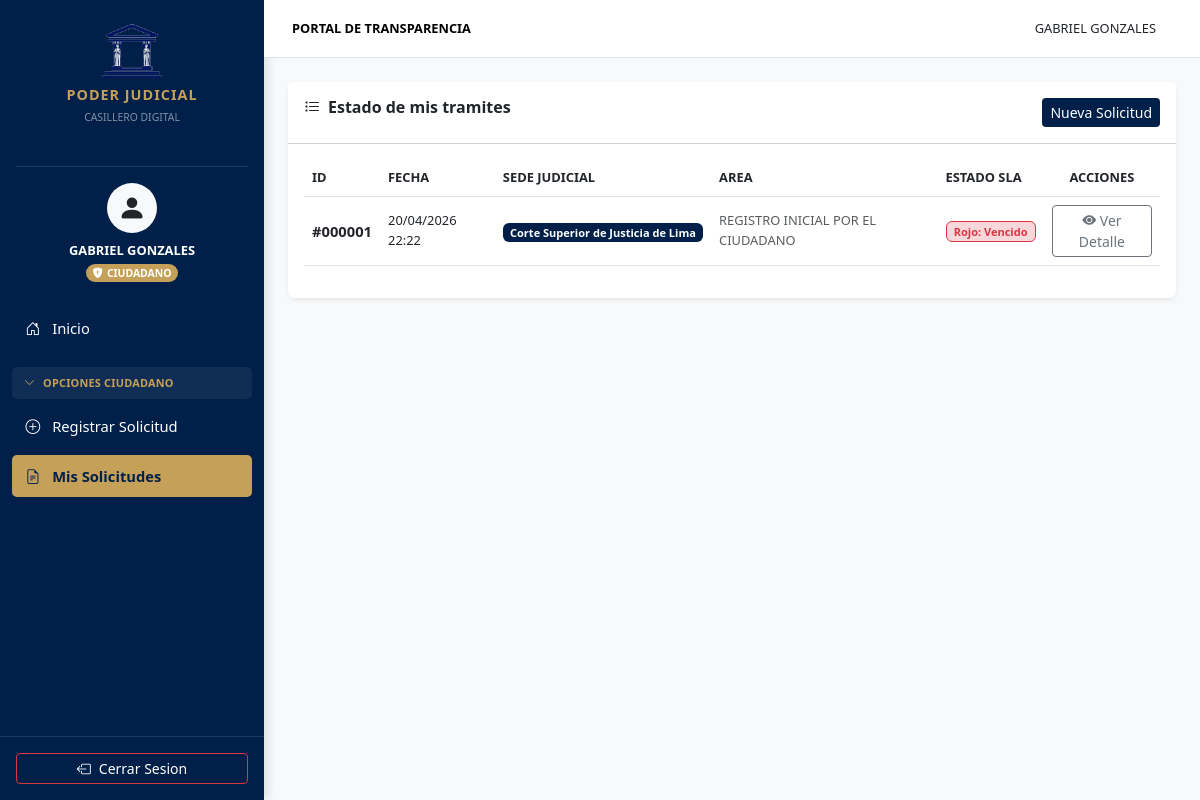
The page /solicitudes (signed in) on the database its author committed.
### tables this page shows
CREATE TABLE `solicitudes` (
  `c_solicitud` bigint(20) NOT NULL,
  `c_usuario` bigint(20) DEFAULT NULL,
  `c_tipo_via` char(2) DEFAULT NULL,
  `c_tipo_zona` char(2) DEFAULT NULL,
  `c_departamento` char(2) DEFAULT NULL,
  `c_provincia` char(4) DEFAULT NULL,
  `c_distrito` char(6) DEFAULT NULL,
  `f_registro` datetime(6) DEFAULT current_timestamp(6),
  `x_via_otro` varchar(50) DEFAULT NULL,
  `x_nombre_via` varchar(100) DEFAULT NULL,
  `x_zona_otro` varchar(50) DEFAULT NULL,
  `x_referencia` varchar(100) DEFAULT NULL,
  `x_telefono` varchar(7) DEFAULT NULL,
  `x_celular` varchar(9) DEFAULT NULL,
  `x_sustentacion` text NOT NULL,
  `n_tiempo_atencion` int(11) DEFAULT 10,
  `n_tiempo_prorroga` int(11) DEFAULT 0,
  `l_estado` char(1) DEFAULT 'S',
  `c_aud` int(11) DEFAULT NULL,
  `f_aud` datetime(6) DEFAULT current_timestamp(6),
  `b_aud` char(1) NOT NULL,
  `c_aud_uid` varchar(30) DEFAULT NULL,
  `c_aud_uidred` varchar(30) DEFAULT NULL,
  `c_aud_pc` varchar(30) DEFAULT NULL,
  `n_aud_ip` varchar(15) DEFAULT NULL,
  `c_aud_mcaddr` varchar(17) DEFAULT NULL
);

### app/Core/Controller.php (called while the page is built, shortened)
<?php
class Controller
{
    protected function view(string $view, array $data = []): void
    {
        extract($data, EXTR_SKIP);
        require dirname(__DIR__, 2) . '/resources/views/' . str_replace('.', '/', $view) . '.php';
    }
}

### app/Controllers/SolicitudController.php (called while the page is built, shortened)
<?php
class SolicitudController extends Controller
{
    public function index(): void
    {
        $perfil = $_SESSION['id_perfil'] ?? '';
        $this->view('solicitudes.index', [
            'solicitudes' => $this->canViewAllRequests($perfil)
                ? Solicitud::todas()
                : Solicitud::todasPorUsuario((int) $_SESSION['id_usuario']),
        ]);
    }
    private function canViewAllRequests(string $perfil): bool
    {
        return in_array($perfil, ['02', '03', '04', '05', '06', '07', '08', '09', '10'], true);
    }
}

### app/Core/Router.php (called while the page is built, shortened)
<?php
class Router
{
    private array $routes = [];
    public function get(string $uri, array $action): void
    {
        $this->routes['GET'][$uri] = $action;
    }
    public function post(string $uri, array $action): void
    {
        $this->routes['POST'][$uri] = $action;
    }
    public function dispatch(string $method, string $uri): void
    {
        $uri = parse_url($uri, PHP_URL_PATH) ?: '/';
        $uri = rtrim($uri, '/') ?: '/';
        $action = $this->routes[$method][$uri] ?? null;
        [$controller, $methodName] = $action;
        (new $controller())->$methodName();
    }
}

### public/index.php (called while the page is built, shortened)
<?php
require dirname(__DIR__) . '/app/Core/helpers.php';
spl_autoload_register(function (string $class): void {
    $prefix = 'App\\';
    $baseDir = dirname(__DIR__) . '/app/';
    $relativeClass = substr($class, strlen($prefix));
    $file = $baseDir . str_replace('\\', '/', $relativeClass) . '.php';
});
$router = require dirname(__DIR__) . '/routes/web.php';
$router->dispatch($_SERVER['REQUEST_METHOD'], $_SERVER['REQUEST_URI']);

### app/Core/helpers.php (called while the page is built, shortened)
<?php
function url(string $path): string
{
    return base_url($path);
}
function base_url(string $path = ''): string
{
    $base = dirname($_SERVER['SCRIPT_NAME'] ?? '');
    $base = str_replace('\\', '/', $base);
    $base = $base === '/' ? '' : rtrim($base, '/');
    return $base . '/' . ltrim($path, '/');
}
function e(?string $value): string
{
    return htmlspecialchars($value ?? '', ENT_QUOTES, 'UTF-8');
}
function calcularSLA(string $fechaInicio, int $diasLey, int $diasProrroga): array
{
    $plazoTotal = $diasLey + $diasProrroga;
    $fechaActual = new DateTime();
    $fechaRegistro = new DateTime($fechaInicio);
    $diasPasados = $fechaRegistro->diff($fechaActual)->days;
    $diasRestantes = $plazoTotal - $diasPasados;
    return ['color' => 'danger', 'texto' => 'Rojo: Vencido', 'vencido' => true];
}

### config/database.php (called while the page is built)
<?php
return [
    'driver' => getenv('DB_CONNECTION') ?: 'mysql',
    'host' => getenv('DB_HOST') ?: 'localhost',
    'port' => getenv('DB_PORT') ?: '3306',
    'database' => getenv('DB_DATABASE') ?: 'casillatransparencia',
    'username' => getenv('DB_USERNAME') ?: 'root',
    'password' => getenv('DB_PASSWORD') ?: '',
];

### app/Core/Database.php (called while the page is built, shortened)
<?php
class Database
{
    private static ?PDO $connection = null;
    public static function connection(): PDO
    {
        $config = require dirname(__DIR__, 2) . '/config/database.php';
        $dsn = "{$config['driver']}:host={$config['host']};port={$config['port']};dbname={$config['database']}";
        if ($config['driver'] === 'mysql') {
            $dsn .= ';charset=utf8mb4';
        }
        try {
            self::$connection = new PDO($dsn, $config['username'], $config['password'], [
                PDO::ATTR_ERRMODE => PDO::ERRMODE_EXCEPTION,
                PDO::ATTR_DEFAULT_FETCH_MODE => PDO::FETCH_ASSOC,
            ]);
        } catch (PDOException $exception) {
            die('Error de conexion: ' . $exception->getMessage());
        }
        return self::$connection;
    }
}

### app/Models/Solicitud.php (called while the page is built, shortened)
<?php
class Solicitud
{
    public static function todasPorUsuario(int $userId): array
    {
        $sql = "SELECT s.c_solicitud, s.f_registro, c.x_corte, e.x_tipo_solicitud_estado,
                       e.c_tipo_solicitud_estado, sub.x_observacion AS area_actual,
                       s.n_tiempo_atencion, s.n_tiempo_prorroga
                FROM solicitudes s
                INNER JOIN solicitudes_ubicaciones sub ON sub.c_solicitud_ubicacion = (
                    SELECT MAX(sub2.c_solicitud_ubicacion)
                    FROM solicitudes_ubicaciones sub2
                    WHERE sub2.c_solicitud = s.c_solicitud AND sub2.l_estado = 'S'
                )
                INNER JOIN cortes_nacionales c ON sub.c_corte = c.c_corte
                INNER JOIN tipos_solicitud_estados e ON sub.c_tipo_solicitud_estado = e.c_tipo_solicitud_estado
                WHERE s.c_usuario = :user_id AND s.l_estado = 'S'
                ORDER BY s.f_registro DESC";
        $stmt = Database::connection()->prepare($sql);
        $stmt->execute(['user_id' => $userId]);
        return $stmt->fetchAll();
    }
}

### resources/views/solicitudes/index.php (the view, shortened to what this page needs)
<div class="container-fluid p-4">
    <div class="card border-0 shadow-sm">
        <div class="card-header bg-white py-3 d-flex justify-content-between">
            <h6 class="mb-0 fw-bold text-pj-blue"><i class="bi bi-list-task me-2"></i>Estado de mis tramites</h6>
            <a href="<?= url('/solicitudes/crear') ?>" class="btn btn-sm btn-pj-blue">Nueva Solicitud</a>
        </div>
        <div class="card-body">
            <div class="table-responsive">
                <table class="table table-hover align-middle">
                    <thead class="bg-light"><tr class="small text-uppercase"><th>ID</th><th>Fecha</th><th>Sede Judicial</th><th>Area</th><th>Estado SLA</th><th class="text-center">Acciones</th></tr></thead>
                    <tbody>
                    <?php foreach ($solicitudes as $row): $sla = calcularSLA($row['f_registro'], (int) $row['n_tiempo_atencion'], (int) $row['n_tiempo_prorroga']); ?>
                        <tr>
                            <td class="fw-bold">#<?= str_pad($row['c_solicitud'], 6, '0', STR_PAD_LEFT) ?></td>
                            <td class="small"><?= date('d/m/Y H:i', strtotime($row['f_registro'])) ?></td>
                            <td><span class="badge bg-pj-blue"><?= e($row['x_corte']) ?></span></td>
                            <td class="small text-muted"><?= e($row['area_actual']) ?></td>
                            <td><span class="badge bg-<?= $sla['color'] ?>-subtle text-<?= $sla['color'] ?> border border-<?= $sla['color'] ?>"><?= e($sla['texto']) ?></span></td>
                            <td class="text-center"><a href="<?= url('/solicitudes/detalle?id=' . $row['c_solicitud']) ?>" class="btn btn-sm btn-outline-secondary"><i class="bi bi-eye-fill"></i> Ver Detalle</a></td>
                        </tr>
                    <?php endforeach; ?>
                    </tbody>
                </table>
            </div>
        </div>
    </div>
</div>
<?php $content = ob_get_clean(); require dirname(__DIR__) . '/layouts/app.php'; ?>

### public/assets/css/estilos.css (style rules this page uses)
:root { --sidebar-width: 264px; --pj-blue: #00204a; --pj-gold: #c5a059; --pj-light: #f4f7f6; }
body { background-color: var(--pj-light); font-family: 'Segoe UI', Tahoma, Geneva, Verdana, sans-serif; font-size: 0.92rem; }
.bg-pj-blue { background-color: var(--pj-blue) !important; color: white; }
.btn-pj-blue { background-color: var(--pj-blue); color: white; border: none; }

### rows shown on the page
solicitudes: c_solicitud "000001", f_registro "20/04/2026 22:22", x_corte "Corte Superior de Justicia de Lima", area_actual "REGISTRO INICIAL POR EL CIUDADANO", texto "Rojo: Vencido"

### other values the page prints
$_SESSION['nombre_usuario'] "GABRIEL GONZALES"
$_SESSION['nombre_perfil'] "CIUDADANO"
$section['title'] "OPCIONES CIUDADANO"
$item['label'] "Registrar Solicitud"
$item['label'] "Mis Solicitudes"
